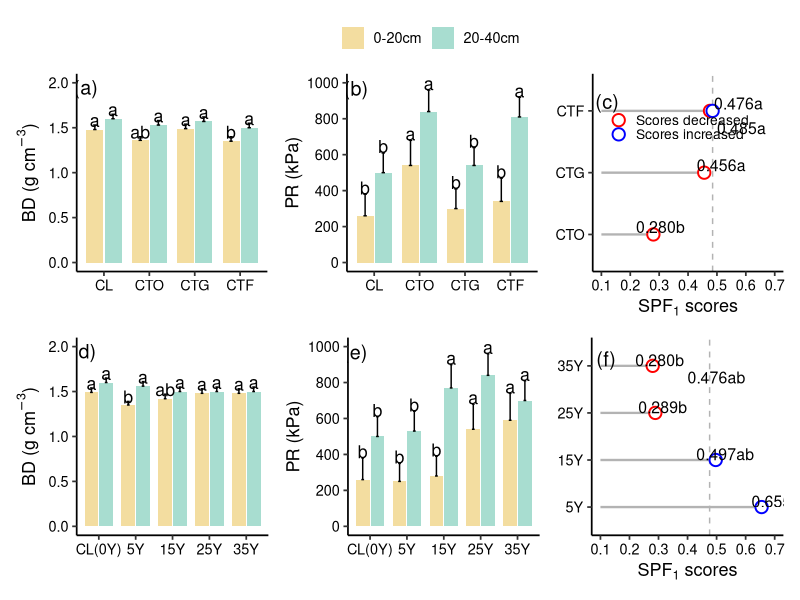
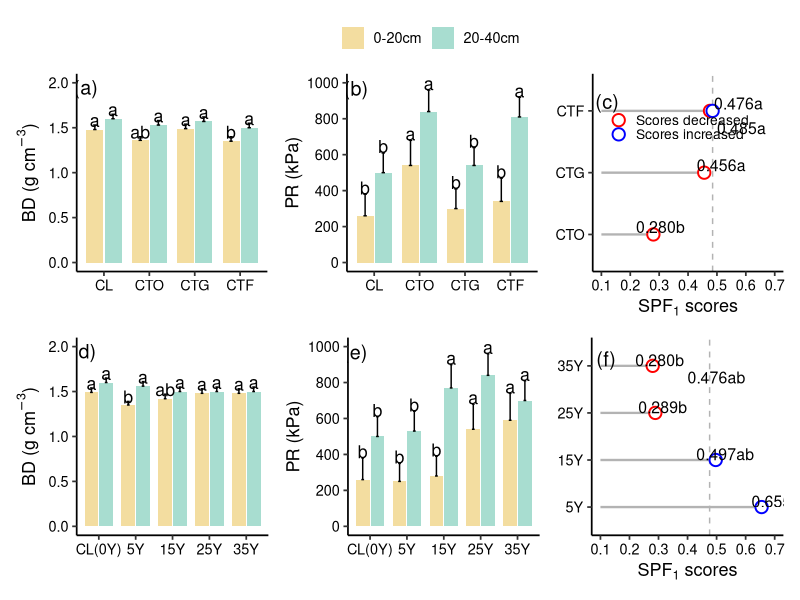

The R source for these figures, in order:
#========================
# 1. 加载包
#========================
if (!require(ggplot2)) install.packages("ggplot2")
if (!require(patchwork)) install.packages("patchwork")

library(ggplot2)
library(patchwork)

#========================
# 2. 通用设置
#========================
cols_bar <- c("0-20cm" = "#F3DDA0", "20-40cm" = "#A8DDD0")
cols_point <- c("Scores decreased" = "red", "Scores increased" = "blue")
pd <- position_dodge(0.8)

theme_bar <- theme_classic(base_size = 13) +
  theme(
    legend.title = element_blank(),
    legend.position = "top",
    axis.text = element_text(color = "black"),
    axis.title.x = element_blank()
  )

theme_point <- theme_classic(base_size = 13) +
  theme(
    axis.text = element_text(color = "black"),
    legend.position = "none"
  )

#========================
# 3. (a) BD by restoration type
#========================
df_a <- data.frame(
  group = rep(c("CL", "CTO", "CTG", "CTF"), each = 2),
  depth = rep(c("0-20cm", "20-40cm"), 4),
  mean  = c(1.48, 1.60, 1.36, 1.53, 1.49, 1.57, 1.35, 1.50),
  se    = c(0.05, 0.05, 0.04, 0.05, 0.05, 0.05, 0.05, 0.05),
  letter = c("a", "a", "ab", "a", "a", "a", "b", "a")
)
df_a$group <- factor(df_a$group, levels = c("CL", "CTO", "CTG", "CTF"))
df_a$depth <- factor(df_a$depth, levels = c("0-20cm", "20-40cm"))

p_a <- ggplot(df_a, aes(x = group, y = mean, fill = depth)) +
  geom_col(width = 0.75, position = pd) +
  geom_errorbar(aes(ymin = mean, ymax = mean + se), width = 0.15, position = pd) +
  geom_text(aes(y = mean + se + 0.05, label = letter), position = pd, size = 4.5) +
  scale_fill_manual(values = cols_bar) +
  scale_y_continuous(limits = c(0, 2.0), breaks = seq(0, 2.0, 0.5)) +
  labs(y = expression("BD (g cm"^{-3}*")")) +
  annotate("text", x = 0.6, y = 1.95, label = "(a)", size = 5) +
  theme_bar

#========================
# 4. (b) PR by restoration type
#========================
df_b <- data.frame(
  group = rep(c("CL", "CTO", "CTG", "CTF"), each = 2),
  depth = rep(c("0-20cm", "20-40cm"), 4),
  mean  = c(260, 500, 540, 840, 300, 540, 340, 810),
  se    = c(120, 110, 140, 120, 110, 100, 130, 110),
  letter = c("b", "b", "a", "a", "b", "b", "b", "a")
)
df_b$group <- factor(df_b$group, levels = c("CL", "CTO", "CTG", "CTF"))
df_b$depth <- factor(df_b$depth, levels = c("0-20cm", "20-40cm"))

p_b <- ggplot(df_b, aes(x = group, y = mean, fill = depth)) +
  geom_col(width = 0.75, position = pd) +
  geom_errorbar(aes(ymin = mean, ymax = mean + se), width = 0.15, position = pd) +
  geom_text(aes(y = mean + se + 35, label = letter), position = pd, size = 4.5) +
  scale_fill_manual(values = cols_bar) +
  scale_y_continuous(limits = c(0, 1000), breaks = seq(0, 1000, 200)) +
  labs(y = "PR (kPa)") +
  annotate("text", x = 0.6, y = 970, label = "(b)", size = 5) +
  theme_bar

#========================
# 5. (c) SPF1 scores by restoration type
#========================
df_c_seg <- data.frame(
  group = c("CTF", "CTG", "CTO"),
  score = c(0.476, 0.456, 0.280)
)
df_c_seg$group <- factor(df_c_seg$group, levels = c("CTO", "CTG", "CTF"))

df_c_blue <- data.frame(
  group = factor("CTF", levels = c("CTO", "CTG", "CTF")),
  score = 0.485
)

p_c <- ggplot() +
  geom_segment(data = df_c_seg,
               aes(x = 0.1, xend = score, y = group, yend = group),
               color = "grey70", linewidth = 0.8) +
  geom_vline(xintercept = 0.485, linetype = "dashed", color = "grey70") +
  geom_point(data = df_c_seg,
             aes(x = score, y = group),
             color = "red", shape = 21, fill = "white", size = 3.5, stroke = 1) +
  geom_point(data = df_c_blue,
             aes(x = score, y = group),
             color = "blue", shape = 21, fill = "white", size = 3.5, stroke = 1) +
  scale_x_continuous(limits = c(0.1, 0.7), breaks = seq(0.1, 0.7, 0.1)) +
  labs(x = expression(SPF[1]~scores), y = NULL) +
  theme_point +
  annotate("text", x = 0.12, y = 3.15, label = "(c)", size = 5) +
  annotate("point", x = 0.16, y = 2.85, shape = 21, size = 3.5, stroke = 1, color = "red", fill = "white") +
  annotate("text", x = 0.22, y = 2.85, label = "Scores decreased", hjust = 0, size = 3.5) +
  annotate("point", x = 0.16, y = 2.62, shape = 21, size = 3.5, stroke = 1, color = "blue", fill = "white") +
  annotate("text", x = 0.22, y = 2.62, label = "Scores increased", hjust = 0, size = 3.5) +
  annotate("text", x = 0.49, y = 3.12, label = "0.476a", hjust = 0, size = 4) +
  annotate("text", x = 0.50, y = 2.72, label = "0.485a", hjust = 0, size = 4) +
  annotate("text", x = 0.43, y = 2.12, label = "0.456a", hjust = 0, size = 4) +
  annotate("text", x = 0.22, y = 1.12, label = "0.280b", hjust = 0, size = 4)

#========================
# 6. (d) BD by restoration age
#========================
df_d <- data.frame(
  group = rep(c("CL(0Y)", "5Y", "15Y", "25Y", "35Y"), each = 2),
  depth = rep(c("0-20cm", "20-40cm"), 5),
  mean  = c(1.49, 1.60, 1.35, 1.56, 1.42, 1.50, 1.48, 1.50, 1.48, 1.50),
  se    = c(0.05, 0.05, 0.04, 0.05, 0.05, 0.05, 0.05, 0.05, 0.05, 0.05),
  letter = c("a", "a", "b", "a", "ab", "a", "a", "a", "a", "a")
)
df_d$group <- factor(df_d$group, levels = c("CL(0Y)", "5Y", "15Y", "25Y", "35Y"))
df_d$depth <- factor(df_d$depth, levels = c("0-20cm", "20-40cm"))

p_d <- ggplot(df_d, aes(x = group, y = mean, fill = depth)) +
  geom_col(width = 0.75, position = pd) +
  geom_errorbar(aes(ymin = mean, ymax = mean + se), width = 0.15, position = pd) +
  geom_text(aes(y = mean + se + 0.05, label = letter), position = pd, size = 4.5) +
  scale_fill_manual(values = cols_bar) +
  scale_y_continuous(limits = c(0, 2.0), breaks = seq(0, 2.0, 0.5)) +
  labs(y = expression("BD (g cm"^{-3}*")")) +
  annotate("text", x = 0.6, y = 1.95, label = "(d)", size = 5) +
  theme_bar

#========================
# 7. (e) PR by restoration age
#========================
df_e <- data.frame(
  group = rep(c("CL(0Y)", "5Y", "15Y", "25Y", "35Y"), each = 2),
  depth = rep(c("0-20cm", "20-40cm"), 5),
  mean  = c(260, 500, 250, 530, 280, 770, 540, 840, 590, 700),
  se    = c(120, 110, 100, 110, 110, 130, 140, 120, 150, 110),
  letter = c("b", "b", "b", "b", "b", "a", "a", "a", "a", "a")
)
df_e$group <- factor(df_e$group, levels = c("CL(0Y)", "5Y", "15Y", "25Y", "35Y"))
df_e$depth <- factor(df_e$depth, levels = c("0-20cm", "20-40cm"))

p_e <- ggplot(df_e, aes(x = group, y = mean, fill = depth)) +
  geom_col(width = 0.75, position = pd) +
  geom_errorbar(aes(ymin = mean, ymax = mean + se), width = 0.15, position = pd) +
  geom_text(aes(y = mean + se + 35, label = letter), position = pd, size = 4.5) +
  scale_fill_manual(values = cols_bar) +
  scale_y_continuous(limits = c(0, 1000), breaks = seq(0, 1000, 200)) +
  labs(y = "PR (kPa)") +
  annotate("text", x = 0.6, y = 970, label = "(e)", size = 5) +
  theme_bar

#========================
# 8. (f) SPF1 scores by restoration age
#========================
df_f_red <- data.frame(
  group = factor(c("35Y", "25Y"), levels = c("5Y", "15Y", "25Y", "35Y")),
  score = c(0.280, 0.289)
)

df_f_blue <- data.frame(
  group = factor(c("15Y", "5Y"), levels = c("5Y", "15Y", "25Y", "35Y")),
  score = c(0.497, 0.655)
)

df_f_all <- data.frame(
  group = factor(c("35Y", "25Y", "15Y", "5Y"), levels = c("5Y", "15Y", "25Y", "35Y")),
  score = c(0.280, 0.289, 0.497, 0.655)
)

p_f <- ggplot() +
  geom_segment(data = df_f_all,
               aes(x = 0.1, xend = score, y = group, yend = group),
               color = "grey70", linewidth = 0.8) +
  geom_vline(xintercept = 0.476, linetype = "dashed", color = "grey70") +
  geom_point(data = df_f_red,
             aes(x = score, y = group),
             color = "red", shape = 21, fill = "white", size = 3.5, stroke = 1) +
  geom_point(data = df_f_blue,
             aes(x = score, y = group),
             color = "blue", shape = 21, fill = "white", size = 3.5, stroke = 1) +
  scale_x_continuous(limits = c(0.1, 0.7), breaks = seq(0.1, 0.7, 0.1)) +
  labs(x = expression(SPF[1]~scores), y = NULL) +
  theme_point +
  annotate("text", x = 0.12, y = 4.15, label = "(f)", size = 5) +
  annotate("text", x = 0.22, y = 4.12, label = "0.280b", hjust = 0, size = 4) +
  annotate("text", x = 0.23, y = 3.12, label = "0.289b", hjust = 0, size = 4) +
  annotate("text", x = 0.43, y = 2.12, label = "0.497ab", hjust = 0, size = 4) +
  annotate("text", x = 0.62, y = 1.12, label = "0.655a", hjust = 0, size = 4) +
  annotate("text", x = 0.40, y = 3.75, label = "0.476ab", hjust = 0, size = 4)

#========================
# 9. 拼图
#========================
final_fig2 <- (p_a + p_b + p_c) / (p_d + p_e + p_f) +
  plot_layout(guides = "collect") &
  theme(
    legend.position = "top",
    legend.title = element_blank()
  )

print(final_fig2)

#========================
# 10. 保存
#========================
ggsave("Figure2_final_fixed.png", plot = final_fig2,
       width = 14, height = 8, dpi = 600)

cat("完整 Figure 2 已保存为 Figure2_final_fixed.png\n")
